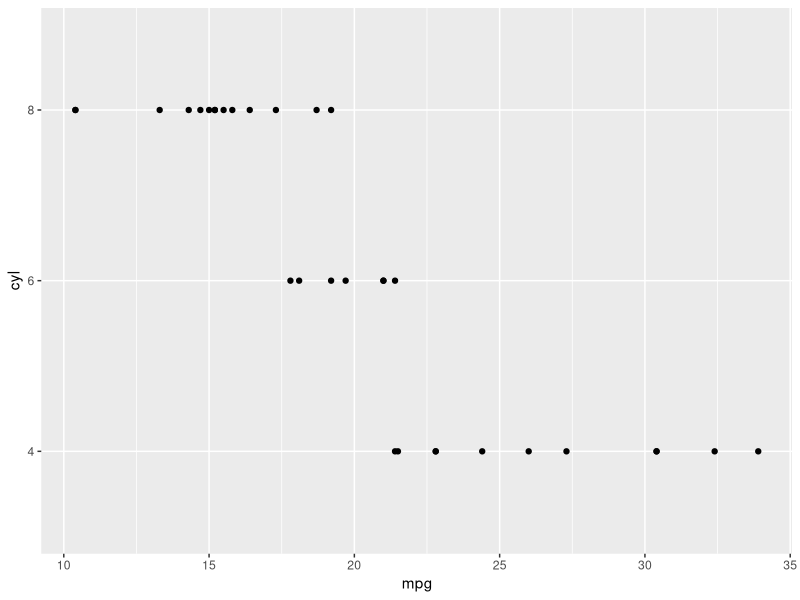
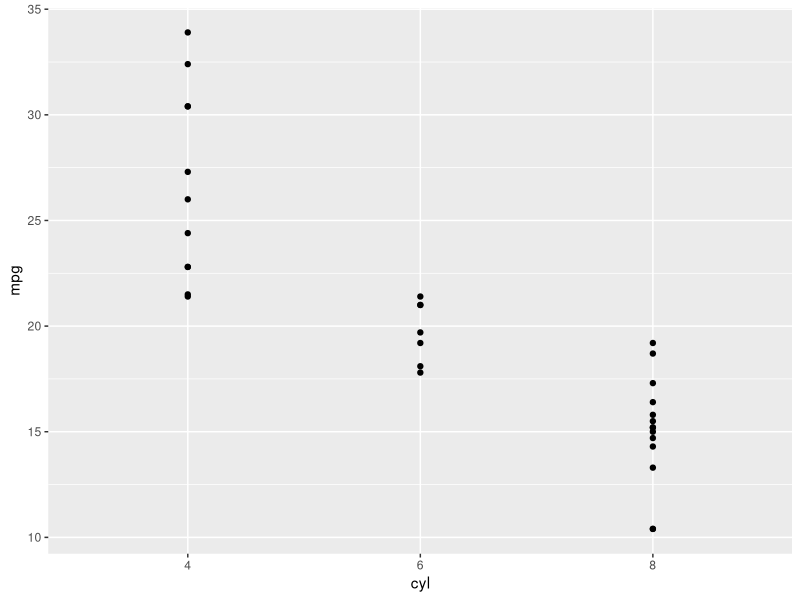
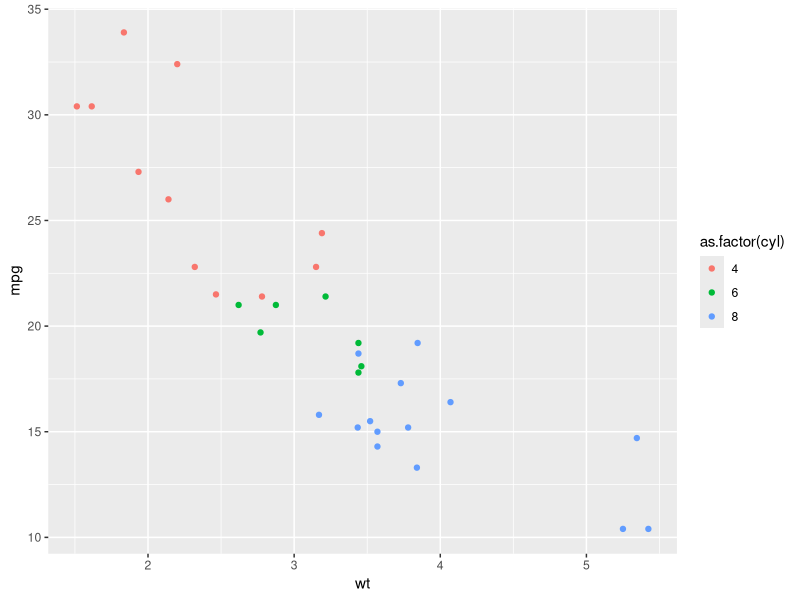
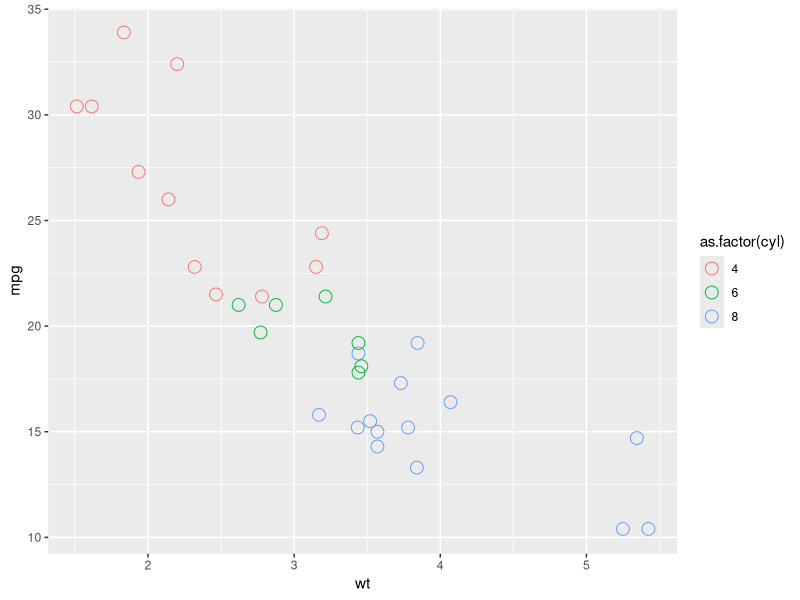
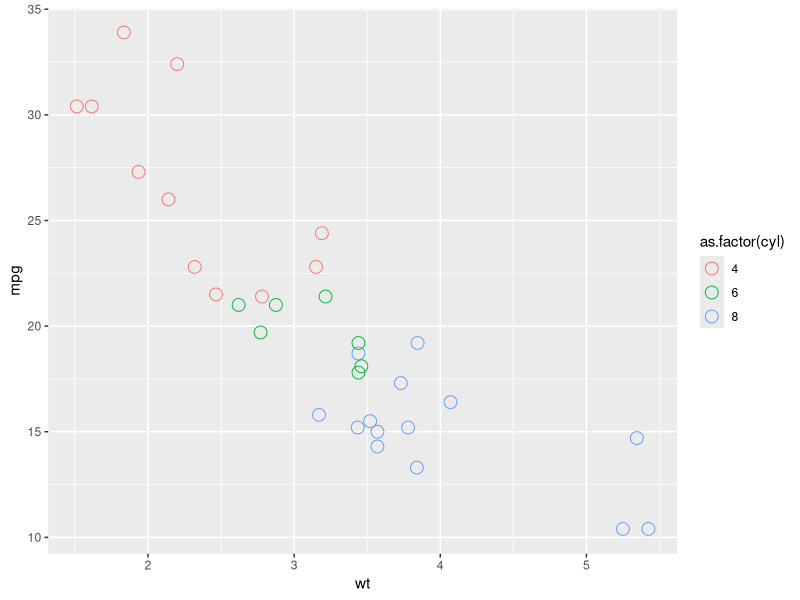
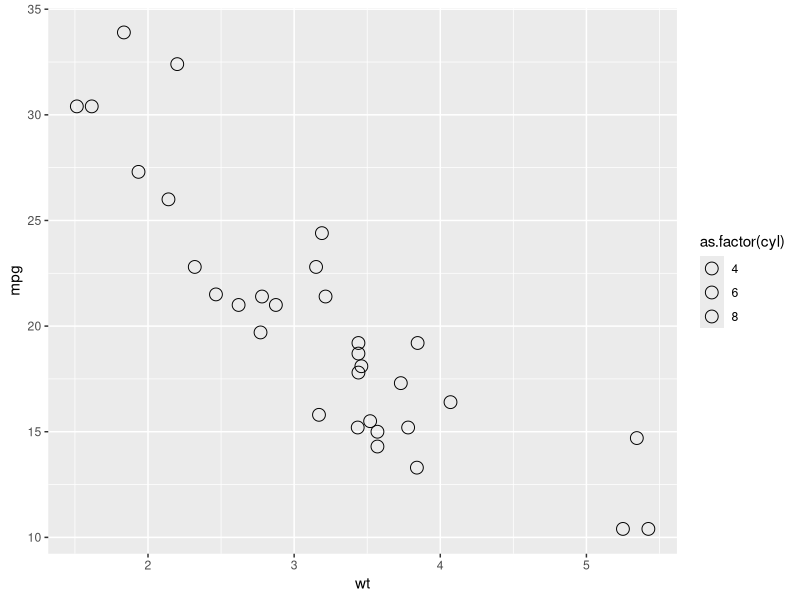
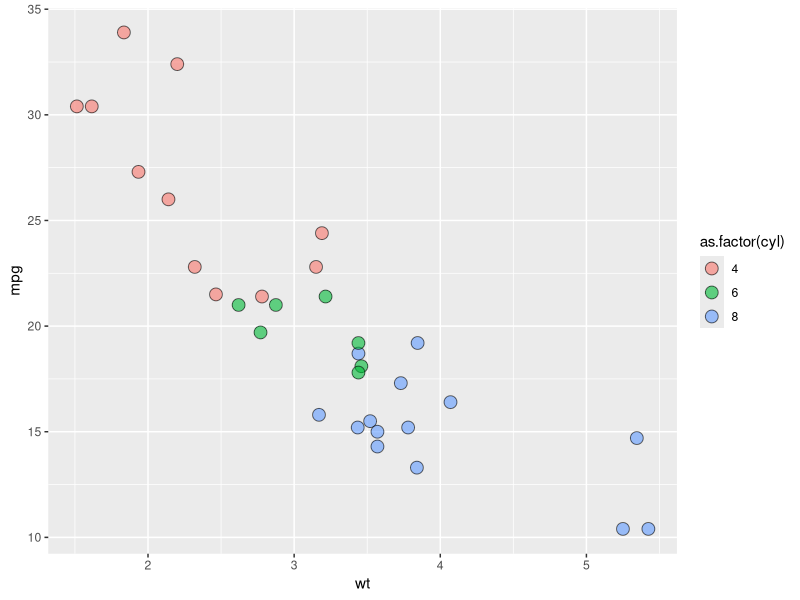
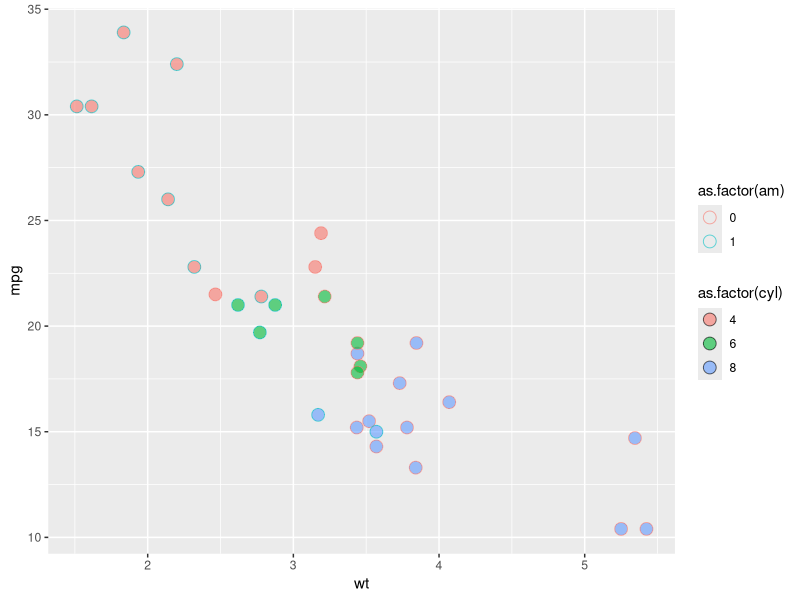

Reproduce these figures in R, in order. (Note: this script raises an error after producing the figures.)
## ---- chunk 1
knitr::opts_chunk$set(echo = TRUE, comment = NA, cache = TRUE, 
                      message = FALSE, warning = FALSE)
## ---- chunk 2
library(ggplot2)
library(car)
## ---- chunk 3
mtcars$cyl <- as.factor(mtcars$cyl)

# 1 - Map mpg to x and cyl to y
ggplot(mtcars, aes(x = mpg, y = cyl)) +
  geom_point()
## ---- chunk 4
# 2 - Reverse: Map cyl to x and mpg to y
ggplot(mtcars, aes(x = cyl, y = mpg)) +
  geom_point()
## ---- chunk 5
# 3 - Map wt to x, mpg to y and cyl to col
ggplot(mtcars, aes(x = wt, y = mpg, col = as.factor(cyl))) +
  geom_point()
## ---- chunk 6
# Change shape and size of the points in the above plot
ggplot(mtcars, aes(x = wt, y = mpg, col = as.factor(cyl))) +
  geom_point(shape = 1, size = 4)
## ---- chunk 7
# Given from the previous exercise
ggplot(mtcars, aes(x = wt, y = mpg, col = as.factor(cyl))) +
  geom_point(shape = 1, size = 4)
## ---- chunk 8
# 1 - Map cyl to fill
ggplot(mtcars, aes(x = wt, y = mpg, fill = as.factor(cyl))) +
  geom_point(shape = 1, size = 4)
## ---- chunk 9
# 2 - Change shape and alpha of the points in the above plot
ggplot(mtcars, aes(x = wt, y = mpg, fill = as.factor(cyl))) +
  geom_point(shape = 21, size = 4, alpha = 0.6)
## ---- chunk 10
# 3 - Map am to col in the above plot
ggplot(mtcars, aes(x = wt, y = mpg, fill = as.factor(cyl), col = as.factor(am))) +
  geom_point(shape = 21, size = 4, alpha = 0.6)
## ---- chunk 11
# Map cyl to size
ggplot(mtcars, aes(x = wt, y = mpg, size = as.factor(cyl))) +
  geom_point()
## ---- chunk 12
# Map cyl to alpha
ggplot(mtcars, aes(x = wt, y = mpg, alpha = as.factor(cyl))) +
  geom_point()
## ---- chunk 13
# Map cyl to shape 
ggplot(mtcars, aes(x = wt, y = mpg, shape = as.factor(cyl))) +
  geom_point()
## ---- chunk 14
# Map cyl to labels
ggplot(mtcars, aes(x = wt, y = mpg, label = as.factor(cyl))) +
  geom_text()
## ---- chunk 15
# Define a hexadecimal color
my_color <- "#4ABEFF"

# Draw a scatter plot with color *aesthetic*
ggplot(mtcars, aes(x = wt, y = mpg, color = as.factor(cyl))) +
  geom_point()
## ---- chunk 16
# Same, but set color *attribute* in geom layer 
ggplot(mtcars, aes(x = wt, y = mpg)) +
  geom_point(color = my_color)
## ---- chunk 17
# Set the fill aesthetic; color, size and shape attributes
ggplot(mtcars, aes(x = wt, y = mpg, fill = as.factor(cyl))) +
  geom_point(size = 10, shape = 23, color = my_color)
## ---- chunk 18
# Expand to draw points with alpha 0.5
ggplot(mtcars, aes(x = wt, y = mpg, fill = as.factor(cyl))) +
  geom_point(alpha = 0.5)
## ---- chunk 19
# Expand to draw points with shape 24 and color yellow
ggplot(mtcars, aes(x = wt, y = mpg, fill = as.factor(cyl))) +
  geom_point(shape = 24, color = 'yellow')
## ---- chunk 20
# Expand to draw text with label rownames(mtcars) and color red
ggplot(mtcars, aes(x = wt, y = mpg, fill = as.factor(cyl))) +
  geom_text(label = rownames(mtcars), color = 'red')
## ---- chunk 21
# Map mpg onto x, qsec onto y and factor(cyl) onto col (3 aesthetics):
ggplot(mtcars, aes(x = mpg, y = qsec, col = factor(cyl))) +
  geom_point()
## ---- chunk 22
# Add mapping: factor(am) onto shape (now 4 aesthetics):
ggplot(mtcars, aes(x = mpg, y = qsec, col = factor(cyl), shape = factor(am))) +
  geom_point()
## ---- chunk 23
# Add mapping: (hp/wt) onto size (now 5 aesthetics):
ggplot(mtcars, aes(x = mpg, y = qsec, col = factor(cyl), shape = factor(am), 
                   size = (hp/wt))) +
  geom_point()
## ---- chunk 24
cyl.am <- ggplot(mtcars, aes(x = factor(cyl), fill = factor(am)))
## ---- chunk 25
# The base layer, cyl.am, is available for you
# Add geom (position = "stack" by default)
cyl.am + 
  geom_bar()
## ---- chunk 26
# Fill - show proportion
cyl.am + 
  geom_bar(position = "fill")  
## ---- chunk 27
# Dodging - principles of similarity and proximity
cyl.am +
  geom_bar(position = "dodge") 
## ---- chunk 28
# Clean up the axes with scale_ functions
val = c("#E41A1C", "#377EB8")
lab = c("Manual", "Automatic")
cyl.am +
  geom_bar(position = "dodge") +
  scale_x_discrete("Cylinders") + 
  scale_y_continuous("Number") +
  scale_fill_manual("Transmission", 
                    values = val,
                    labels = lab) 
## ---- chunk 29
# 1 - Create jittered plot of mtcars, mpg onto x, 0 onto y
ggplot(mtcars, aes(x = mpg, y = 0)) +
  geom_jitter()
## ---- chunk 30
# 2 - Add function to change y axis limits
ggplot(mtcars, aes(x = mpg, y = 0)) +
  geom_jitter() +
  scale_y_continuous(limits = c(-2,2))
## ---- chunk 31
# Basic scatter plot of wt on x-axis and mpg on y-axis; map cyl to col
ggplot(mtcars, aes(x = wt, y = mpg, color = factor(cyl))) +
  geom_point(size = 4)
## ---- chunk 32
# Hollow circles - an improvement
ggplot(mtcars, aes(x = wt, y = mpg, color = factor(cyl))) +
  geom_point(size = 4, shape = 1)
## ---- chunk 33
# Add transparency - very nice
ggplot(mtcars, aes(x = wt, y = mpg, color = factor(cyl))) +
  geom_point(size = 4, alpha = 0.6)
## ---- chunk 34
# Scatter plot: carat (x), price (y), clarity (color)
ggplot(diamonds, aes(x = carat, y = price, color = clarity)) +
  geom_point()
## ---- chunk 35
# Adjust for overplotting
ggplot(diamonds, aes(x = carat, y = price, color = clarity)) +
  geom_point(alpha = 0.5)
## ---- chunk 36
# Scatter plot: clarity (x), carat (y), price (color)
ggplot(diamonds, aes(x = clarity, y = carat, color = price)) +
  geom_point(alpha = 0.5)
## ---- chunk 37
# Dot plot with jittering
ggplot(diamonds, aes(x = clarity, y = carat, color = price)) +
  geom_point(alpha = 0.5, position = "jitter")
## ---- chunk 38
# Shown in the viewer:
ggplot(mtcars, aes(x = cyl, y = wt)) +
  geom_point()
## ---- chunk 39
# Solutions:
# 1 - With geom_jitter()
ggplot(mtcars, aes(x = cyl, y = wt)) +
  geom_jitter()
## ---- chunk 40
# 2 - Set width in geom_jitter()
ggplot(mtcars, aes(x = cyl, y = wt)) +
  geom_jitter(width = 0.1)
## ---- chunk 41
# 3 - Set position = position_jitter() in geom_point() ()
ggplot(mtcars, aes(x = cyl, y = wt)) +
  geom_point(position = position_jitter(0.1))
## ---- chunk 42
# Examine the structure of Vocab
str(Vocab)

# Basic scatter plot of vocabulary (y) against education (x). Use geom_point()
ggplot(Vocab, aes(x = education, y = vocabulary)) +
  geom_point()
## ---- chunk 43
# Use geom_jitter() instead of geom_point()
ggplot(Vocab, aes(x = education, y = vocabulary)) +
  geom_jitter()
## ---- chunk 44
# Using the above plotting command, set alpha to a very low 0.2
ggplot(Vocab, aes(x = education, y = vocabulary)) +
  geom_jitter(alpha = 0.2)
## ---- chunk 45
# Using the above plotting command, set the shape to 1
ggplot(Vocab, aes(x = education, y = vocabulary)) +
  geom_jitter(shape = 1)
## ---- chunk 46
# 1 - Make a univariate histogram
ggplot(mtcars, aes(mpg)) +
  geom_histogram()
## ---- chunk 47
# 2 - Plot 1, plus set binwidth to 1 in the geom layer
ggplot(mtcars, aes(mpg)) +
  geom_histogram(binwidth = 1)
## ---- chunk 48
# 3 - Plot 2, plus MAP ..density.. to the y aesthetic (i.e. in a second aes() function)
ggplot(mtcars, aes(mpg)) +
  geom_histogram(aes(y = ..density..), binwidth = 1)
## ---- chunk 49
# 4 - plot 3, plus SET the fill attribute to "#377EB8"
ggplot(mtcars, aes(mpg)) +
  geom_histogram(aes(y = ..density..), binwidth = 1, fill = "#377EB8")
## ---- chunk 50
# Draw a bar plot of cyl, filled according to am
ggplot(mtcars, aes(x = cyl, fill = factor(am))) +
  geom_bar()
## ---- chunk 51
# Change the position argument to "stack""
ggplot(mtcars, aes(x = cyl, fill = factor(am))) +
  geom_bar(position = "stack")
## ---- chunk 52
# Change the position argument to "fill""
ggplot(mtcars, aes(x = cyl, fill = factor(am))) +
  geom_bar(position = "fill")
## ---- chunk 53
# Change the position argument to "dodge""
ggplot(mtcars, aes(x = cyl, fill = factor(am))) +
  geom_bar(position = "dodge")
## ---- chunk 54
# 1 - The last plot form the previous exercise
ggplot(mtcars, aes(x = cyl, fill = factor(am))) +
  geom_bar(position = "dodge")
## ---- chunk 55
# 2 - Define posn_d with position_dodge()
posn_d <- position_dodge(0.2)
# 3 - Change the position argument to posn_d
ggplot(mtcars, aes(x = cyl, fill = factor(am))) +
  geom_bar(position = posn_d)
## ---- chunk 56
# 4 - Use posn_d as position and adjust alpha to 0.6
ggplot(mtcars, aes(x = cyl, fill = factor(am))) +
  geom_bar(position = posn_d, alpha = 0.6)
## ---- chunk 57
# A basic histogram, add coloring defined by cyl
ggplot(mtcars, aes(mpg, fill = factor(cyl))) +
  geom_histogram(binwidth = 1)
## ---- chunk 58
# Change position to identity
ggplot(mtcars, aes(mpg, fill = factor(cyl))) +
  geom_histogram(binwidth = 1, position = "identity")
## ---- chunk 59
# Change geom to freqpoly (position is identity by default)
ggplot(mtcars, aes(mpg, color = factor(cyl))) +
  geom_freqpoly(binwidth = 1)
## ---- chunk 60
# Example of how to use a brewed color palette
ggplot(mtcars, aes(x = cyl, fill = factor(am))) +
  geom_bar() +
  scale_fill_brewer(palette = "Set1")
## ---- chunk 61
# Use str() on Vocab to check out the structure
# str(Vocab)

# Plot education on x and vocabulary on fill
# Use the default brewed color palette
ggplot(Vocab, aes(x = education, fill = factor(vocabulary))) +
  geom_bar(position = "fill") +
  scale_fill_brewer()
## ---- chunk 62
# A scatter plot with an ordinary Least Squares linear model
ggplot(data = mtcars, aes(x = wt, y = mpg)) +
  geom_point() +
  geom_smooth(method = "lm")
## ---- chunk 63
# A scatter plot with LOESS smooth
ggplot(mtcars, aes(x = wt, y = mpg)) +
  geom_point() +
  geom_smooth()
## ---- chunk 64
# The previous plot, without CI ribbon
ggplot(mtcars, aes(x = wt, y = mpg)) +
  geom_point() +
  geom_smooth(method = "lm", se = FALSE)
## ---- chunk 65
# The previous plot, without points
ggplot(mtcars, aes(x = wt, y = mpg)) +
  stat_smooth(method = "lm", se = FALSE)
## ---- chunk 66
# 1 - Define cyl as a factor variable
ggplot(mtcars, aes(x = wt, y = mpg, col = factor(cyl))) +
  geom_point() +
  stat_smooth(method = "lm", se = FALSE)
## ---- chunk 67
# 2 - Plot 1, plus another stat_smooth() containing a nested aes()
ggplot(mtcars, aes(x = wt, y = mpg, col = factor(cyl))) +
  geom_point() +
  stat_smooth(method = "lm", se = FALSE) +
  stat_smooth(method = "lm", se = FALSE, aes(group = 1))
## ---- chunk 68
# Plot 1: change the LOESS span
ggplot(mtcars, aes(x = wt, y = mpg)) +
  geom_point() +
  # Add span below
  geom_smooth(se = FALSE, span = 0.7)
## ---- chunk 69
# Plot 2: Set the second stat_smooth() to use LOESS with a span of 0.7
ggplot(mtcars, aes(x = wt, y = mpg, col = factor(cyl))) +
  geom_point() +
  stat_smooth(method = "lm", se = FALSE) +
  # Change method and add span below
  stat_smooth(method = "loess", aes(group = 1),
              se = FALSE, col = "black", span = 0.7)
## ---- chunk 70
# Plot 3: Set col to "All", inside the aes layer of stat_smooth()
ggplot(mtcars, aes(x = wt, y = mpg, col = factor(cyl))) +
  geom_point() +
  stat_smooth(method = "lm", se = FALSE) +
  stat_smooth(method = "loess",
              # Add col inside aes()
              aes(group = 1, col = "All"),
              # Remove the col argument below
              se = FALSE, span = 0.7)
## ---- chunk 71
library(RColorBrewer)

# Plot 4: Add scale_color_manual to change the colors
myColors <- c(brewer.pal(3, "Dark2"), "black")
ggplot(mtcars, aes(x = wt, y = mpg, col = factor(cyl))) +
  geom_point() +
  stat_smooth(method = "lm", se = FALSE, span = 0.7) +
  stat_smooth(method = "loess", 
              aes(group = 1, col="All"), 
              se = FALSE, span = 0.7) +
  # Add correct arguments to scale_color_manual
  scale_color_manual("Cylinders", values = myColors)
## ---- chunk 72
# Plot 1: Jittered scatter plot, add a linear model (lm) smooth
ggplot(Vocab, aes(x = education, y = vocabulary)) +
  geom_jitter(alpha = 0.2) +
  stat_smooth(method = "lm", se = FALSE) # smooth
## ---- chunk 73
# Plot 2: points, colored by year
ggplot(Vocab, aes(x = education, y = vocabulary, col = year)) +
  geom_jitter(alpha = 0.2)
## ---- chunk 74
# Plot 3: lm, colored by year
ggplot(Vocab, aes(x = education, y = vocabulary, col = factor(year))) +
  stat_smooth(method = "lm", se = FALSE) # smooth
## ---- chunk 75
# Plot 4: Set a color brewer palette
ggplot(Vocab, aes(x = education, y = vocabulary, col = factor(year))) +
  stat_smooth(method = "lm", se = FALSE) +  # smooth
  scale_color_brewer()  # colors
## ---- chunk 76
# Plot 5: Add the group aes, specify alpha and size
ggplot(Vocab, aes(x = education, y = vocabulary, col = year, group = factor(year))) +
  stat_smooth(method = "lm", se = FALSE, alpha = 0.6, size = 2) +
  scale_color_gradientn(colors = brewer.pal(9, "YlOrRd"))
## ---- chunk 77
# Use stat_quantile instead of stat_smooth
ggplot(Vocab, aes(x = education, y = vocabulary, col = year, group = factor(year))) +
  stat_quantile(alpha = 0.6, size = 2) +
  scale_color_gradientn(colors = brewer.pal(9,"YlOrRd"))
## ---- chunk 78
# Set quantile to 0.5
ggplot(Vocab, aes(x = education, y = vocabulary, col = year, group = factor(year))) +
  stat_quantile(alpha = 0.6, size = 2, quantiles = 0.5) +
  scale_color_gradientn(colors = brewer.pal(9,"YlOrRd"))
## ---- chunk 79
# Plot 1: Jittering only
p <- ggplot(Vocab, aes(x = education, y = vocabulary)) +
  geom_jitter(alpha = 0.2)
p
## ---- chunk 80
# Plot 2: Add stat_sum
p +
  stat_sum() # sum statistic
## ---- chunk 81
# Plot 3: Set size range
p +
  stat_sum() + # sum statistic
  scale_size(range = c(1, 10)) # set size scale
## ---- chunk 82
# Plot with linear and loess model
p <- ggplot(Vocab, aes(x = education, y = vocabulary)) +
       stat_smooth(method = "loess", aes(col = "red"), se = F) +
       stat_smooth(method = "lm", aes(col = "blue"), se = F) +
       scale_color_discrete("Model", labels = c("red" = "LOESS", "blue" = "lm"))

# Add stat_sum
p + stat_sum() 
## ---- chunk 83
# Add stat_sum and set size range
p + stat_sum() + scale_size(range = c(1,10))
## ---- chunk 84
# vector of values to be ready 
set.seed(123)
xx <- rnorm(100)

# Convert cyl and am to factors
mtcars$cyl <- as.factor(mtcars$cyl)
mtcars$am <- as.factor(mtcars$am)

# Define positions
posn.d <- position_dodge(0.1)
posn.jd <- position_jitterdodge(jitter.width = 0.1, dodge.width = 0.2)
posn.j <- position_jitter(0.2)

# Base layers
wt.cyl.am <- ggplot(mtcars, aes(x = cyl,
                                y = wt,
                                col = am,
                                fill = am,
                                group = am))
## ---- chunk 85
wt.cyl.am <- ggplot(mtcars, aes(x = cyl,  y = wt, col = am, fill = am, group = am))
## ---- chunk 86
# Plot 1: Jittered, dodged scatter plot with transparent points
wt.cyl.am +
  geom_point(position = posn.jd, alpha = 0.6)
## ---- chunk 87
# Plot 2: Mean and SD - the easy way
wt.cyl.am +
  stat_summary(fun.data = mean_sdl, fun.args = list(mult = 1), position = posn.d)
## ---- chunk 88
# # Plot 3: Mean and 95% CI - the easy way
# wt.cyl.am +
#   stat_summary(fun.data = mean_cl_normal, position = posn.d)
## ---- chunk 89
# Plot 4: Mean and SD - with T-tipped error bars - fill in ___
wt.cyl.am +
  stat_summary(geom = "point", fun.y = mean,
               position = posn.d) +
  stat_summary(geom = "errorbar", fun.data = mean_sdl,
               position = posn.d, fun.args = list(mult = 1), width = 0.1)
## ---- chunk 90
mean_sdl(xx, mult = 1)
## ---- chunk 91
# Function to save range for use in ggplot
gg_range <- function(x) {
  # Change x below to return the instructed values
  data.frame(ymin = min(x), # Min
             ymax = max(x)) # Max
}
gg_range(xx)
# Required output
#   ymin ymax
# 1    1  100
## ---- chunk 92
# Function to Custom function:
med_IQR <- function(x) {
  # Change x below to return the instructed values
  data.frame(y =  median(x), # Median
             ymin = quantile(x)[2], # 1st quartile
             ymax = quantile(x)[4])  # 3rd quartile
}

med_IQR(xx)
# Required output
#        y  ymin  ymax
# 25% 50.5 25.75 75.25
## ---- chunk 93
# The base ggplot command; you don't have to change this
wt.cyl.am <- ggplot(mtcars, aes(x = cyl,y = wt, col = am, fill = am, group = am))
## ---- chunk 94
# Add three stat_summary calls to wt.cyl.am
wt.cyl.am +
  stat_summary(geom = "linerange", fun.data = med_IQR,
               position = posn.d, size = 3) +
  stat_summary(geom = "linerange", fun.data = gg_range,
               position = posn.d, size = 3,
               alpha = 0.4) +
  stat_summary(geom = "point", fun.y = median,
               position = posn.d, size = 3,
               col = "black", shape = "X")
## ---- chunk 95
# Basic ggplot() command, coded for you
p <- ggplot(mtcars, aes(x = wt, y = hp, col = am)) + 
  geom_point() + geom_smooth()
p
## ---- chunk 96
# Add scale_x_continuous()
p + 
  scale_x_continuous(limits = c(3, 6), expand = c(0, 0))
## ---- chunk 97
# Add coord_cartesian(): the proper way to zoom in
p +
  coord_cartesian(xlim = c(3, 6))
## ---- chunk 98
# Complete basic scatter plot function
base.plot <- ggplot(iris, aes(x = Sepal.Length, y = Sepal.Width, col = Species)) +
               geom_jitter() +
               geom_smooth(method = "lm", se = FALSE)

# Plot base.plot: default aspect ratio
base.plot
## ---- chunk 99
# Fix aspect ratio (1:1) of base.plot
base.plot + coord_equal()
## ---- chunk 100
# or
base.plot + coord_fixed()
## ---- chunk 101
# Create a stacked bar plot: wide.bar
wide.bar <- ggplot(mtcars, aes(x = 1, fill = cyl)) +
              geom_bar()
wide.bar
## ---- chunk 102
# Convert wide.bar to pie chart
wide.bar +
  coord_polar(theta = "y")
## ---- chunk 103
# Create stacked bar plot: thin.bar
thin.bar <- ggplot(mtcars, aes(x = 1, fill = cyl)) +
              geom_bar(width = .1) +
              scale_x_continuous(limits = c(0.5,1.5))
thin.bar
## ---- chunk 104
# Convert thin.bar to "ring" type pie chart
thin.bar +
  coord_polar(theta = "y")
## ---- chunk 105
# Basic scatter plot
p <- ggplot(mtcars, aes(x = wt, y = mpg)) +
  geom_point()
p
## ---- chunk 106
# 1 - Separate rows according to transmission type, am
p +
  facet_grid(am ~ .)
## ---- chunk 107
# 2 - Separate columns according to cylinders, cyl
p +
  facet_grid(. ~ cyl)
## ---- chunk 108
# 3 - Separate by both columns and rows 
p +
  facet_grid(am ~ cyl)
## ---- chunk 109
# Code to create the cyl_am col and myCol vector
mtcars$cyl_am <- paste(mtcars$cyl, mtcars$am, sep = "_")
myCol <- rbind(brewer.pal(9, "Blues")[c(3,6,8)],
               brewer.pal(9, "Reds")[c(3,6,8)])

# Map cyl_am onto col
ggplot(mtcars, aes(x = wt, y = mpg, col = cyl_am)) +
  geom_point() +
  # Add a manual colour scale
  scale_color_manual(values = myCol)
## ---- chunk 110
# Grid facet on gear vs. vs
ggplot(mtcars, aes(x = wt, y = mpg, col = cyl_am)) +
  geom_point() +
  scale_color_manual(values = myCol) +
  facet_grid(gear ~ vs)
## ---- chunk 111
# Also map disp to size
ggplot(mtcars, aes(x = wt, y = mpg, col = cyl_am, size = disp)) +
  geom_point() +
  scale_color_manual(values = myCol) +
  facet_grid(gear ~ vs)
## ---- chunk 112
# Basic scatter plot
p <- ggplot(msleep, aes(x = sleep_total, y = name, col = conservation)) +
  geom_point()
  
# Execute to display plot
p
## ---- chunk 113
# Facet rows accoding to vore
p +
  facet_grid(vore ~ .)
## ---- chunk 114
# Specify scale and space arguments to free up rows
p +
  facet_grid(vore ~ ., scale = "free_y", space = "free_y")
## ---- chunk 115
z <- ggplot(mtcars, aes(wt, mpg, col = cyl)) + 
  geom_point() + 
  stat_smooth(method = "lm", se = F) + 
  facet_grid(. ~ cyl)
z
## ---- chunk 116
myPink <- "#FEE0D2"
# Plot 1: Change the plot background fill to myPink
z + 
  theme(plot.background = element_rect(fill = myPink))
## ---- chunk 117
# Plot 2: Adjust the border to be a black line of size 3
z + 
  theme(plot.background = element_rect(fill = myPink, color = "black", size = 3)) # expanded from plot 1
## ---- chunk 118
# Theme to remove all rectangles
no_panels <- theme(rect = element_blank())

# Plot 3: Combine custom themes
z +
  no_panels +
  theme(plot.background = element_rect(fill = myPink, color = "black", size = 3))  # from plot 2
## ---- chunk 119
# Extend z with theme() function and 3 args
z + 
  theme(panel.grid = element_blank(),
        axis.line = element_line(color = "red"),
        axis.ticks = element_line(color = "red"))
## ---- chunk 120
# Original plot, color provided
z
## ---- chunk 121
# Extend z with theme() function and 3 args
myRed <- "#99000D"
z +
  theme(strip.text = element_text(size = 16, color = myRed),
        axis.title = element_text(color = myRed, hjust = 0, face = "italic"),
        axis.text = element_text(color = "black"))
## ---- chunk 122
# Move legend by position
z +
  theme(legend.position = c(0.85, 0.85))
## ---- chunk 123
# Change direction
z +
  theme(legend.direction = "horizontal")
## ---- chunk 124
# Change location by name
z +
  theme(legend.position = "bottom")
## ---- chunk 125
# Remove legend entirely
z +
  theme(legend.position = "none")
## ---- chunk 126
# Increase spacing between facets
library(grid)
z + theme(panel.spacing.x = unit(2, "cm"))
## ---- chunk 127
# Adjust the plot margin
z + theme(panel.spacing.x = unit(2, "cm"),
          plot.margin = unit(c(1,2,1,1), "cm"))
## ---- chunk 128
# Original plot
z2 <- ggplot(mtcars, aes(wt, mpg, col = cyl)) + 
  geom_point() + 
  stat_smooth(method = "lm", se = F) + 
  facet_grid(. ~ cyl)
z2
## ---- chunk 129
# Load ggthemes
library(ggthemes)

# Apply theme_tufte, plot additional modifications
custom_theme <- theme_tufte() +
  theme(legend.position = c(0.9, 0.9),
        legend.title = element_text(face = "italic", size = 12),
        axis.title = element_text(face = "bold", size = 14))

# Draw the customized plot
z2 + custom_theme
## ---- chunk 130
# Base layers
m <- ggplot(mtcars, aes(x = cyl, y = wt))

# Draw dynamite plot
m +
  stat_summary(fun.y = mean, geom = "bar", fill = "skyblue") +
  stat_summary(fun.data = mean_sdl, fun.args = list(mult = 1), geom = "errorbar", width = 0.1)
## ---- chunk 131
# Base layers
m <- ggplot(mtcars, aes(x = cyl,y = wt, col = am, fill = am))

# Plot 1: Draw dynamite plot
m +
  stat_summary(fun.y = mean, geom = "bar") +
  stat_summary(fun.data = mean_sdl, fun.args = list(mult = 1), geom = "errorbar", width = 0.1)
## ---- chunk 132
# Plot 2: Set position dodge in each stat function
m +
  stat_summary(fun.y = mean, geom = "bar", position = "dodge") +
  stat_summary(fun.data = mean_sdl, fun.args = list(mult = 1), 
               geom = "errorbar", width = 0.1, position = "dodge")
## ---- chunk 133
# Set your dodge posn manually
posn.d <- position_dodge(0.9)

# Plot 3: Redraw dynamite plot
m +
  stat_summary(fun.y = mean, geom = "bar", position = posn.d) +
  stat_summary(fun.data = mean_sdl, fun.args = list(mult = 1),
               geom = "errorbar", width = 0.1, position = posn.d)
## ---- chunk 134
# Base layers
library(dplyr, quietly = T)
mtcars.cyl <- mtcars %>% 
  group_by(cyl) %>% 
  summarise(wt.avg = mean(wt), sd = sd(wt), n = n()) %>% 
  mutate(prop = n / sum(n)) %>% ungroup()

m <- ggplot(mtcars.cyl, aes(x = cyl, y = wt.avg))

# Plot 1: Draw bar plot with geom_bar
m + geom_bar(stat = "identity", fill = "skyblue")
## ---- chunk 135
# Plot 2: Draw bar plot with geom_col
m + geom_col(fill = "skyblue")
## ---- chunk 136
# Plot 3: geom_col with variable widths.
m + geom_col(fill = "skyblue", width = mtcars.cyl$prop)
## ---- chunk 137
# Plot 4: Add error bars
m +
  geom_col(fill = "skyblue", width = mtcars.cyl$prop) +
  geom_errorbar(aes(ymin = wt.avg - sd, ymax = wt.avg + sd), width = 0.1)
## ---- chunk 138
# Bar chart
ggplot(mtcars, aes(x = cyl, fill = am)) +
  geom_bar(position = "fill")
## ---- chunk 139
# Convert bar chart to pie chart
ggplot(mtcars, aes(x = factor(1), fill = am)) +
  geom_bar(position = "fill", width = 1) +
  facet_grid(. ~ cyl) + 
  coord_polar(theta = "y") +
  theme_void()
## ---- chunk 140
# Parallel coordinates plot using GGally
library(GGally, quietly = T)

# All columns except am
group_by_am <- 9
my_names_am <- (1:11)[-group_by_am]

# Basic parallel plot - each variable plotted as a z-score transformation
ggparcoord(mtcars, my_names_am, groupColumn = group_by_am,
           alpha = 0.8)
## ---- chunk 141
mtcars2 <- mtcars %>%
  select(mpg, disp, drat, wt, qsec)

GGally::ggpairs(mtcars2)
## ---- chunk 142
mtcars3 <- mtcars %>%
  select(mpg, cyl, disp, hp, drat)

GGally::ggpairs(mtcars3)
## ---- chunk 143
library(lattice)
# Create color palette
myColors <- brewer.pal(9, "Reds")

# Build the heat map from scratch
ggplot(barley, aes(x = year, y = variety, fill = yield)) +
  geom_tile() + # Geom layer
  facet_wrap( ~ site, ncol = 1) + # Facet layer
  scale_fill_gradientn(colors = myColors) # Adjust colors
## ---- chunk 144
# Line plot; set the aes, geom and facet
ggplot(barley, aes(x = year, y = yield, color = variety, group = variety)) + 
  geom_line() +
  facet_wrap( ~ site, nrow = 1)
## ---- chunk 145
# Create overlapping ribbon plot from scratch
ggplot(barley, aes(x = year, y = yield, col = site, group = site, fill = site)) +
  stat_summary(fun.y = mean, geom = "line") +
  stat_summary(fun.data = mean_sdl, fun.args = list(mult = 1), geom = "ribbon", alpha = 0.1, col = NA)
## ---- chunk 146
ilo_data <- read.csv2("../data/ilo_data.csv")
names(ilo_data) <- c("country","year","hourly_compensation","working_hours")
var_num <- c("hourly_compensation","working_hours")
ilo_data[,var_num] <- apply(ilo_data[,var_num], 2, as.numeric)

 # Filter ilo_data to retain the years 1996 and 2006
ilo_data <- ilo_data %>%
  filter(year == "1996" | year == "2006")

# Again, you save the plot object into a variable so you can save typing later on
ilo_plot <- ggplot(ilo_data, aes(x = working_hours, y = hourly_compensation)) +
  geom_point() +
   labs(
    x = "Working hours per week",
    y = "Hourly compensation",
    title = "The more people work, the less compensation they seem to receive",
    subtitle = "Working hours and hourly compensation in European countries, 2006",
    caption = "Data source: ILO, 2017"
  ) +
  # Add facets here
  facet_grid(facets = . ~ year)
 
ilo_plot
## ---- chunk 147
# For a starter, let's look at what you did before: adding various theme calls to your plot object
ilo_plot +
  theme_minimal() +
  theme(
    text = element_text(family = "Bookman", color = "gray25"),
    plot.subtitle = element_text(size = 12),
    plot.caption = element_text(color = "gray30"),
    plot.background = element_rect(fill = "gray95"),
    plot.margin = unit(c(5, 10, 5, 10), units = "mm")
  )
      
# Define your own theme function below
theme_ilo <- function() {
  theme_minimal() +
  theme(
    text = element_text(family = "Bookman", color = "gray25"),
    plot.subtitle = element_text(size = 12),
    plot.caption = element_text(color = "gray30"),
    plot.background = element_rect(fill = "gray95"),
    plot.margin = unit(c(5, 10, 5, 10), units = "mm")
  )
}
## ---- chunk 148
# Apply your theme function
ilo_plot <- ilo_plot +
  theme_ilo()

# Examine ilo_plot
ilo_plot

ilo_plot +
   # Add another theme call
  theme(
    # Change the background fill and color
    strip.background = element_rect(fill = "gray60",  color = "gray95"),
    # Change the color of the text
    strip.text = element_text(color = "white")
  )
## ---- chunk 149
# Create the dot plot
ggplot(ilo_data) +
  geom_path(aes(x = working_hours, y = country))
## ---- chunk 150
ggplot(ilo_data) +
  geom_path(aes(x = working_hours, y = country),
  # Add an arrow to each path
            arrow = arrow(length = unit(1.5, "mm"), type = "closed"))
## ---- chunk 151
ggplot(ilo_data) +
  geom_path(aes(x = working_hours, y = country),
            arrow = arrow(length = unit(1.5, "mm"), type = "closed")) +
  # Add a geom_text() geometry
  geom_text(
          aes(x = working_hours,
              y = country,
              label = round(working_hours, 1))
        )
## ---- chunk 152
library(forcats)

# Reorder country factor levels
ilo_data <- ilo_data %>%
  # Arrange data frame
  arrange(year) %>%
  # Reorder countries by working hours in 2006
  mutate(country = fct_reorder(country,
                               working_hours,
                               last))

# Plot again
ggplot(ilo_data) +
  geom_path(aes(x = working_hours, y = country),
            arrow = arrow(length = unit(1.5, "mm"), type = "closed")) +
    geom_text(
          aes(x = working_hours,
              y = country,
              label = round(working_hours, 1))
          )
## ---- chunk 153
# Save plot into an object for reuse
ilo_dot_plot <- ggplot(ilo_data) +
  geom_path(aes(x = working_hours, y = country),
            arrow = arrow(length = unit(1.5, "mm"), type = "closed")) +
    # Specify the hjust aesthetic with a conditional value
    geom_text(
          aes(x = working_hours,
              y = country,
              label = round(working_hours, 1),
              hjust = ifelse(year == "2006", 1.4, -0.4)
            ),
          # Change the appearance of the text
          size = 3,
          family = "Bookman",
          color = "gray25"
          )

ilo_dot_plot
## ---- chunk 154
# Reuse ilo_dot_plot
ilo_dot_plot <- ilo_dot_plot +
  # Add labels to the plot
  labs(
    x = "Working hours per week",
    y = "Country",
    title = "People work less in 2006 compared to 1996",
    subtitle = "Working hours in European countries, development since 1996",
    caption = "Data source: ILO, 2017"
  ) +
  # Apply your theme
  theme_ilo() +
  # Change the viewport
  coord_cartesian(xlim = c(25, 41))
  
# View the plot
ilo_dot_plot
## ---- chunk 155
# Compute temporary data set for optimal label placement
median_working_hours <- ilo_data %>%
  group_by(country) %>%
  summarize(median_working_hours_per_country = median(working_hours)) %>%
  ungroup()

# Have a look at the structure of this data set
str(median_working_hours)

ilo_dot_plot +
  # Add label for country
  geom_text(data = median_working_hours,
            aes(y = country,
                x = median_working_hours_per_country,
                label = country),
            vjust = 1.5,
            family = "Bookman",
            color = "gray25") +
  # Remove axes and grids
  theme(
    axis.ticks = element_blank(),
    axis.title = element_blank(),
    axis.text = element_blank(),
    panel.grid = element_blank(),
    # Also, let's reduce the font size of the subtitle
    plot.subtitle = element_text(size = 9)
  )
